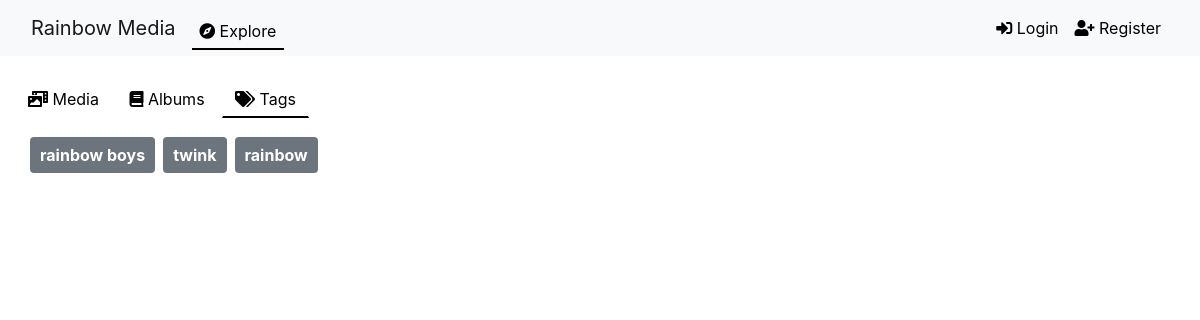
Page /explore/tags/ on the earlier database version.
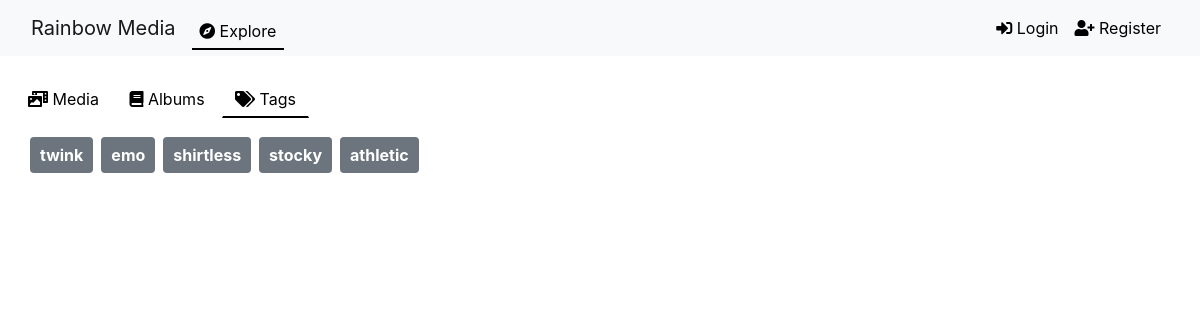
Same page on the later database version.
### gallery/models.py (models this page shows, shortened)
class Tag(models.Model):
    name = models.CharField(max_length=50, unique=True)
    moderation_status = models.CharField(
        max_length=10,
        choices=ModerationStatus.choices,
        default=ModerationStatus.PENDING,
    )

### gallery/views.py (the view)
# urls.py: path('explore/tags/', views.tags_view, name='tags'),
def tags_view(request):
    tags = Tag.objects.all()
    return render(request, 'gallery/tags.html', {'tags': tags})

### gallery/templatetags/custom_filters.py (called while the page is built)
@register.filter
def startswith(value, arg):
    return value.startswith(arg)

### gallery/templates/gallery/tags.html (shortened to what this page needs)
{% extends "base.html" %}
{% load static %}
{% load custom_filters %}
{% block content %}
{% include "components/filterbar.html" %}
<div class="container mt-4">
    <div class="d-flex flex-wrap">
        {% for tag in tags %}
        <div class="mr-2 mb-2">
            <a href="{% url 'tagged_images' tag.id %}" class="badge badge-secondary" style="font-size: 1em; padding: 10px;">
                {{ tag.name }}
            </a>
        </div>
        {% endfor %}
    </div>
</div>
{% endblock %}

### gallery/templates/components/base.html (shortened to what this page needs)
<!DOCTYPE html>
<html lang="en">
<head>
    <link href="https://stackpath.bootstrapcdn.com/bootstrap/4.5.2/css/bootstrap.min.css" rel="stylesheet">
    <link href="https://cdnjs.cloudflare.com/ajax/libs/font-awesome/5.15.3/css/all.min.css" rel="stylesheet">
</head>
<body>
    {% include 'components/navbar.html' %}
    <div class="container mt-4">
        {% block content %}{% endblock %}
    </div>
</body>
</html>

### gallery/templates/components/navbar.html (shortened to what this page needs)
{% load static %}
{% load custom_filters %}
<nav class="navbar navbar-expand-lg navbar-light bg-light">
    <div class="container-fluid">
    <a class="navbar-brand" href="#">Rainbow Media</a>
    <div class="collapse navbar-collapse" id="navbarNav">
        <ul class="navbar-nav">
            <li class="nav-item">
                <a class="nav-link {% if request.path|startswith:'/explore/' %}active{% endif %}" href="{% url 'gallery' %}">
                    <i class="fas fa-compass"></i> Explore
                </a>
            </li>
        </ul>
        <ul class="navbar-nav ml-auto">
            {% if user.is_authenticated %}
                <li class="nav-item">
                    <form id="logout-form" method="post" action="{% url 'logout' %}" style="display: none;">
                        {% csrf_token %}
                    </form>
                <a class="nav-link" href="#" onclick="event.preventDefault(); document.getElementById('logout-form').submit();">
                        <i class="fas fa-sign-out-alt"></i> Logout
                    </a>
                </li>
            {% else %}
            <li class="nav-item">
                <a class="nav-link" href="{% url 'login' %}">
                    <i class="fas fa-sign-in-alt"></i> Login
                </a>
            </li>
            <li class="nav-item">
                <a class="nav-link" href="{% url 'register' %}">
                    <i class="fas fa-user-plus"></i> Register
                </a>
            </li>
            {% endif %}
        </ul>
    </div>
</div>
</nav>

### gallery/templates/components/filterbar.html (shortened to what this page needs)
{% load custom_filters %}
<div class="d-flex justify-content-between mb-3">
    <div class="filter-links">
        <a href="{% url 'gallery' %}" class="btn btn-link {% if request.path|startswith:'/explore/media/' %}active{% endif %}">
            <i class="fas fa-photo-video"></i> Media
        </a>
        <a href="{% url 'albums' %}" class="btn btn-link {% if request.path|startswith:'/explore/albums/' %}active{% endif %}">
            <i class="fas fa-book"></i> Albums
        </a>
        <a href="{% url 'tags' %}" class="btn btn-link {% if request.path|startswith:'/explore/tags/' %}active{% endif %}">
            <i class="fas fa-tags"></i> Tags
        </a>
    </div>
</div>

### gallery/templates/components/base.html (style rules this page uses)
.container { max-width: 1600px; }
.filter-links a { font-size: medium; color: black; text-decoration: none; border-bottom: 2px solid transparent; padding-bottom: 0; }
.btn-link.active { border-bottom: 2px solid; padding-bottom: 5px; margin-bottom: -5px; border-radius: 0; }
.navbar-nav .nav-link { color: black !important; }
.navbar-nav .nav-link.active { border-bottom: 2px solid; padding-bottom: 5px; margin-bottom: -5px; border-radius: 0; }

Differences in the rows shown:
removed Tag: name "rainbow boys"
removed Tag: name "rainbow"
added Tag: name "emo"
added Tag: name "shirtless"
added Tag: name "stocky"
added Tag: name "athletic"
